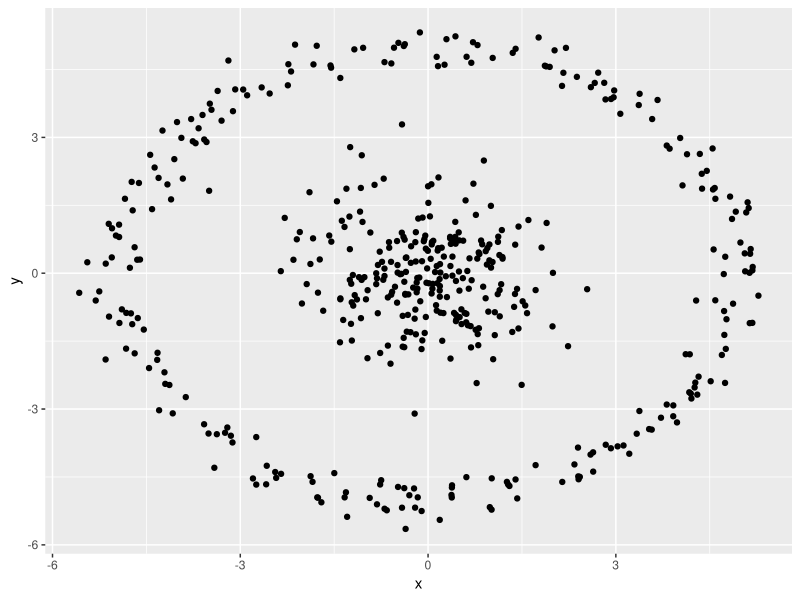

Here is the R script that generated this plot:
library(plyr)
library(dplyr)
library(ggplot2)

set.seed(2015)

n <- 250
c1 <- data_frame(x = rnorm(n), y = rnorm(n), cluster = 1)
c2 <- data_frame(r = rnorm(n, 5, .25), theta = runif(n, 0, 2 * pi),
                 x = r * cos(theta), y = r * sin(theta), cluster = 2) %>%
    dplyr::select(x, y, cluster)

points1 <- rbind(c1, c2) %>% mutate(cluster = factor(cluster))

plot <- ggplot(points1, aes(x, y)) + geom_point()
print(plot)
